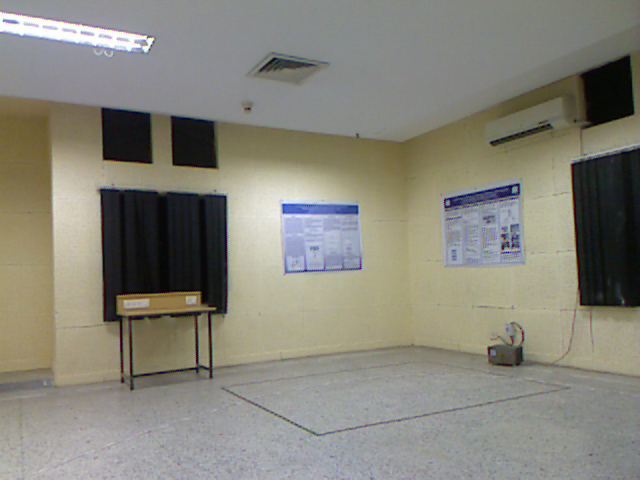
#> input picture mono/1.png, 640 x 480 px, found by its file name; its folder holds 4 pictures in this run
$ python StartPoint.py
#> lines starting #> are read from the running program, lines starting #| are printed output that depends on the picture
import numpy as np
import cv2
from matplotlib import pyplot as plt
from PIL import Image
import os
import shutil


def CheckNeighbours(a,b,c):
    neighbours.clear()
    ele = [-2,-1,0,1,2]
    angle = [0,60,120,180,240,300]
    for x in ele:
        for y in ele:
            for theta in angle:
                if z <= 0:
                    z = 360+z
                if z >= 360:
                    z=z-360

                if IsInValid((x+a),(y+b),z):
                    continue
                l=[x+a,y+b,z]
                neighbours.append(l)

def IsInValid(a,b,c):
    l = [a,b,c]
    if (a<1):
        return True
    if (b<1):
        return True
    if(c<=0):
        return True

def StartPointFLANN(p,q,r,dimg,mimg):
#> called with p = 500, q = 0, r = 0.5
    length=0
#> length = 0
    i=0
    matchedTuple='DefAULT'
    orb = cv2.ORB_create(nfeatures=p,scoreType=q)
    kp1, des1 = orb.detectAndCompute(dimg,None)
    kp2, d2 = orb.detectAndCompute(mimg,None)
    if(des1 is None):
        des1 = d2
    else:
        des1 = np.concatenate((des1,d2),axis =0)
    for l in os.listdir('/home/rahul/dataset6sem/UpdatedClassroomDataset/Mono'):
        #print('l is ')
        #print(l)
        i=i+1
        #print(i)
        s = '/home/rahul/dataset6sem/UpdatedClassroomDataset/Mono/'+str(l)
        ds = '/home/rahul/dataset6sem/UpdatedClassroomDataset/Depth/'+str(l)
        #print(s)
        img2=cv2.imread(s,0)
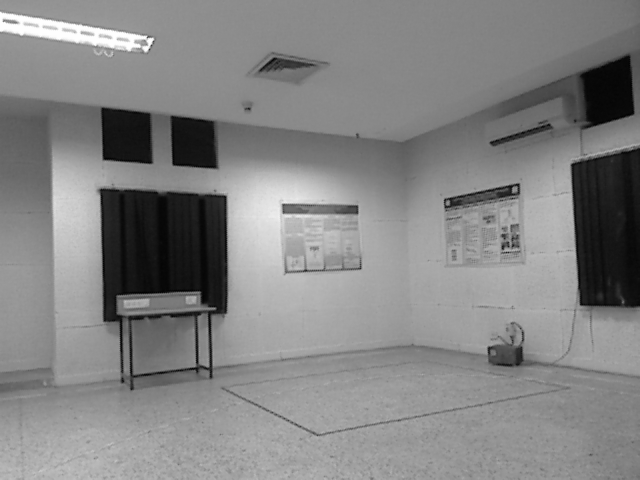
#> img2: shape (480, 640); min 1, max 254, mean 131.6
        img1=cv2.imread(ds,0)
        orb = cv2.ORB_create(nfeatures=int(p),scoreType = q)

        # find the keypoints and descriptors with SIFT
        kp1, d1 = orb.detectAndCompute(img2,None)
#> kp1 = 500 keypoints; strongest (x, y, size): (148, 40, 31), (152, 39, 31), (145, 49, 37.2), (151, 40, 37.2)
        kp2, des2 = orb.detectAndCompute(img1,None)
#> kp2 has the same summary as kp1
        if(des2 is None):
            des2=d1
        else:
            des2 = np.concatenate((des2, d1), axis=0)

        if(des2 is None):
            continue
        FLANN_INDEX_LSH = 6

        index_params= dict(algorithm = FLANN_INDEX_LSH,
                   table_number = 6, # 12
                   key_size = 12,     # 20
                   multi_probe_level = 1) #2

        search_params = dict(checks = 50)
        flann = cv2.FlannBasedMatcher(index_params, search_params)

        matches = flann.knnMatch(des1,des2,k=2)
#> matches = ()

        good = []
        for m_n in matches:
          if len(m_n) != 2:
            continue
          (m,n) = m_n
          if m.distance < r*n.distance:
            good.append(m)
#> this loop made 0 passes
#> after the loop, good = []
        #print(len(good))
        if(length<len(good)):
            length=len(good)
            matchedTuple=l
#> pass 2 of the loop in StartPointFLANN, `for l in os.listdir('/home/rahul/dataset6sem/UpdatedClassroomDataset/M..`:
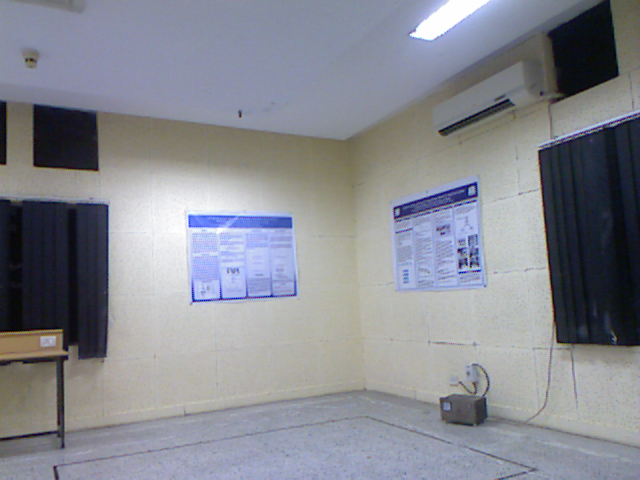
#> input picture mono/10.png, 640 x 480 px, found by its file name
#> in StartPointFLANN, `img2=cv2.imread(s,0)`:
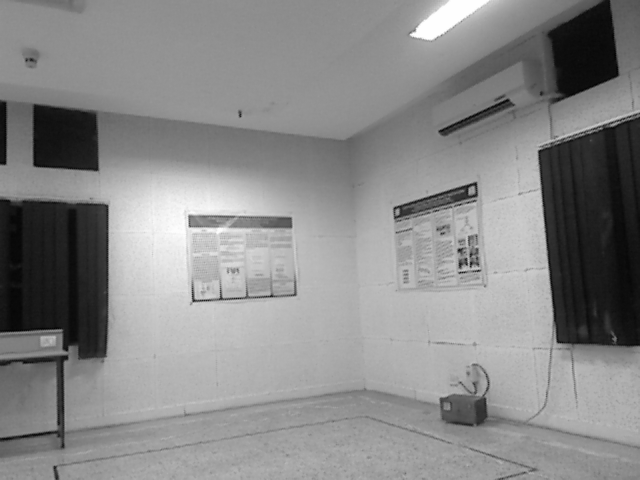
#> img2: shape (480, 640); min 1, max 254, mean 136.6
#> kp1 = 497 keypoints; strongest (x, y, size): (193, 300, 31), (195, 298, 31), (196, 298, 37.2), (221, 298, 31)
#> kp2 has the same summary as kp1
#> pass 3 of the loop in StartPointFLANN, `for l in os.listdir('/home/rahul/dataset6sem/UpdatedClassroomDataset/M..`:
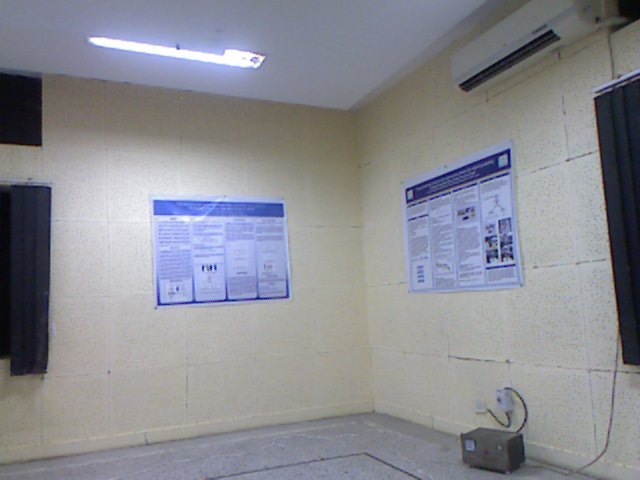
#> input picture mono/11.png, 640 x 480 px, found by its file name
#> in StartPointFLANN, `img2=cv2.imread(s,0)`:
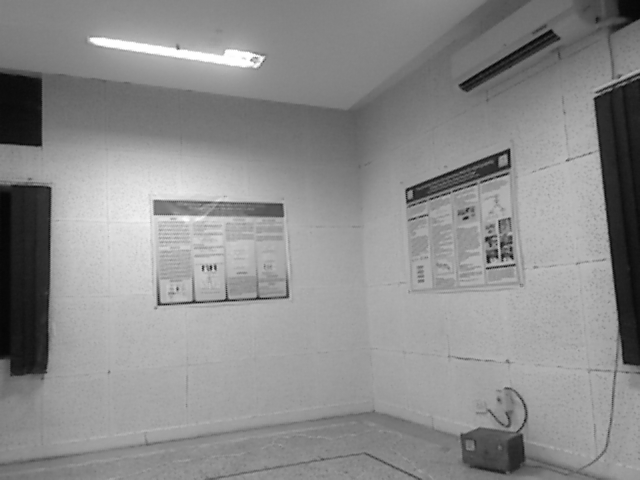
#> img2: shape (480, 640); min 4, max 254, mean 139.9
#> kp1 = 499 keypoints; strongest (x, y, size): (161, 301, 37.2), (226, 299, 37.2), (224, 298, 31), (158, 304, 37.2)
#> kp2 has the same summary as kp1
#> the loop made 4 passes; the first 3 are shown
            #print(l)
            #print(length)
    print('starting image is')
    print(matchedTuple)
    print(length)
#| 0
    return matchedTuple


#yohuu_FLANN()
'''

a=[500,1000,2000]
b=[cv2.ORB_FAST_SCORE,cv2.ORB_HARRIS_SCORE]
c=[0.5,0.6,0.7,0.8,0.9]
F=open('CLASSROOM_START_POINT.txt',"w")
for p in a:
    for q in b:
        for r in c:
            if(b==cv2.ORB_FAST_SCORE):
                j='FAST'
            else:
                j='HARRIS'
            X=StartPointFLANN(p,q,r)
            x = X.split('_')
            F.write(x[0])
            F.write(',')
            F.write(x[1])
            F.write(',')
            F.write(x[2])
            F.write('\n')
            s=str('TESTRUNTest1DepthPointFLANN')+str(int(r*10))+str(j)+str(p)+'.txt'
            F = open(s,"w")
            print(s)
            CheckNeighbours(StartPointCordinate)
            x = yohuu_FLANN(p,q,r)
            for i in x:
                sid = str(i[0]) + ' ' +str(i[1]) + ' '+str(i[2])
                F.write(sid)
                F.write('\n')
            F.write('\n')
            F.close()
F.close() ```

'''


l = 'img.png'

xx  = '/home/rahul/immono.png'
dxx = '/home/rahul/imdepth.png'

x = StartPointFLANN(500,cv2.ORB_HARRIS_SCORE,0.5,cv2.imread(dxx,0),cv2.imread(xx,0))
#> x = 'DefAULT'
f = open('Start.txt','w')
z=x.split('_')
#> z = ['DefAULT']
f.write(z[0])
f.write(' ')
#> (the run stopped early here; a loop or call above may not have finished)
